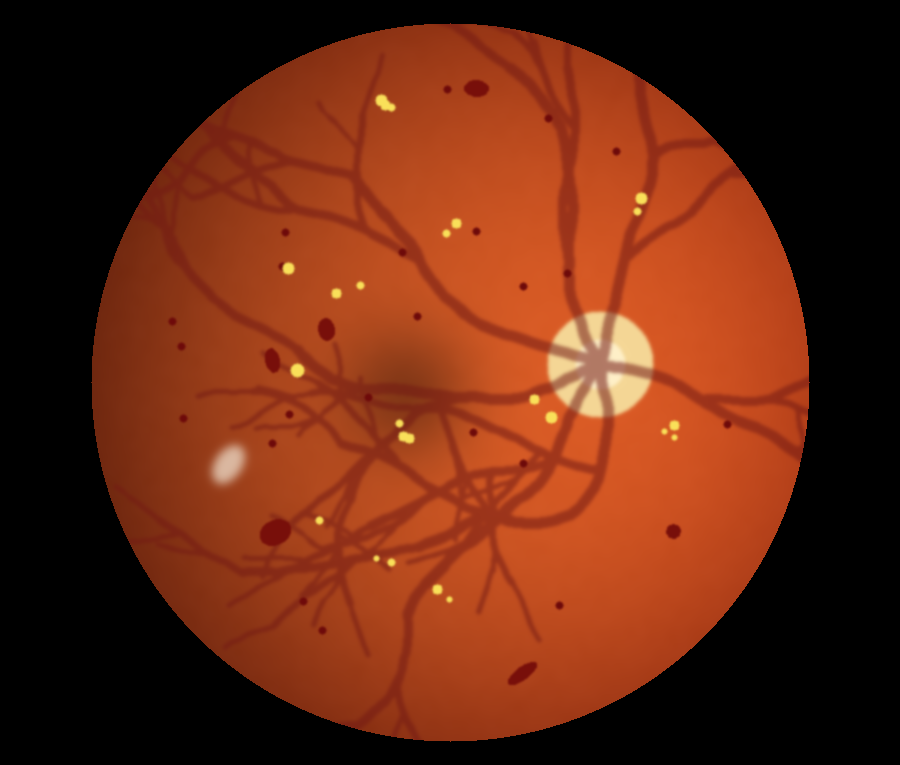
#> input picture assets/sample_fundus_synthetic.png, 900 x 765 px
$ python -i preproc_code.py   (imports and definitions only)   (older library calls are emulated)
#> lines starting #> are read from the running program, lines starting #| are printed output that depends on the picture; after the words box and inside, x2 and y2 are one past the last pixel; in counts of white or black regions, pixels touching at a corner belong together

import cv2
import numpy as np

def crop_fundus(img_rgb, tol=7):
    """Remove the black border around the circular fundus."""
#> called with tol = 7
    gray = cv2.cvtColor(img_rgb, cv2.COLOR_RGB2GRAY)
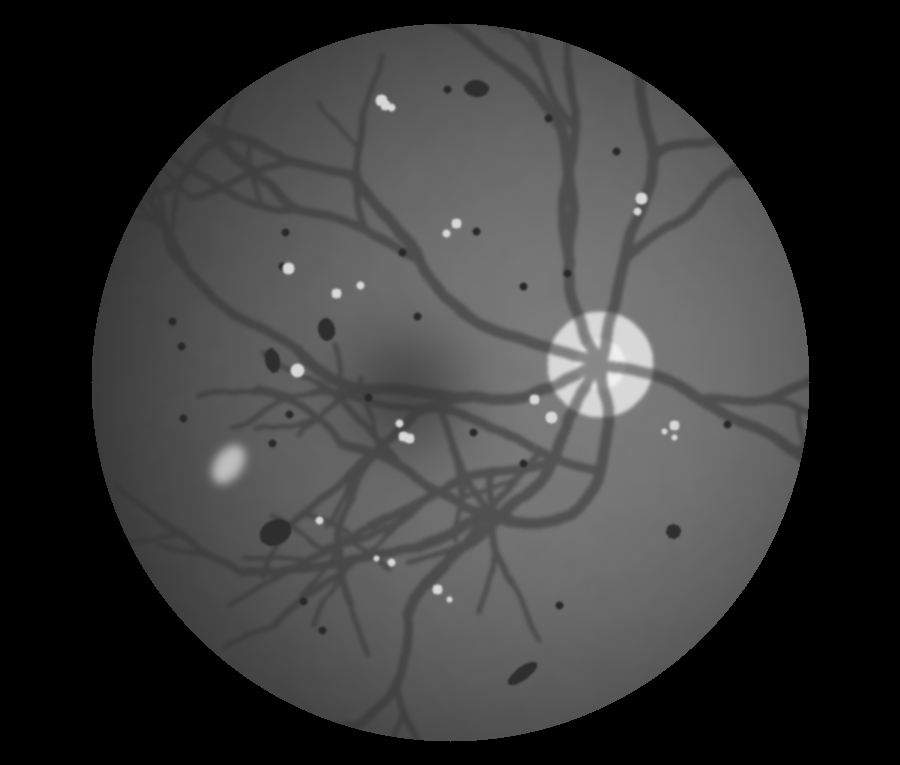
#> gray: shape (765, 900); min 0, max 239, mean 55.4
    mask = gray > tol
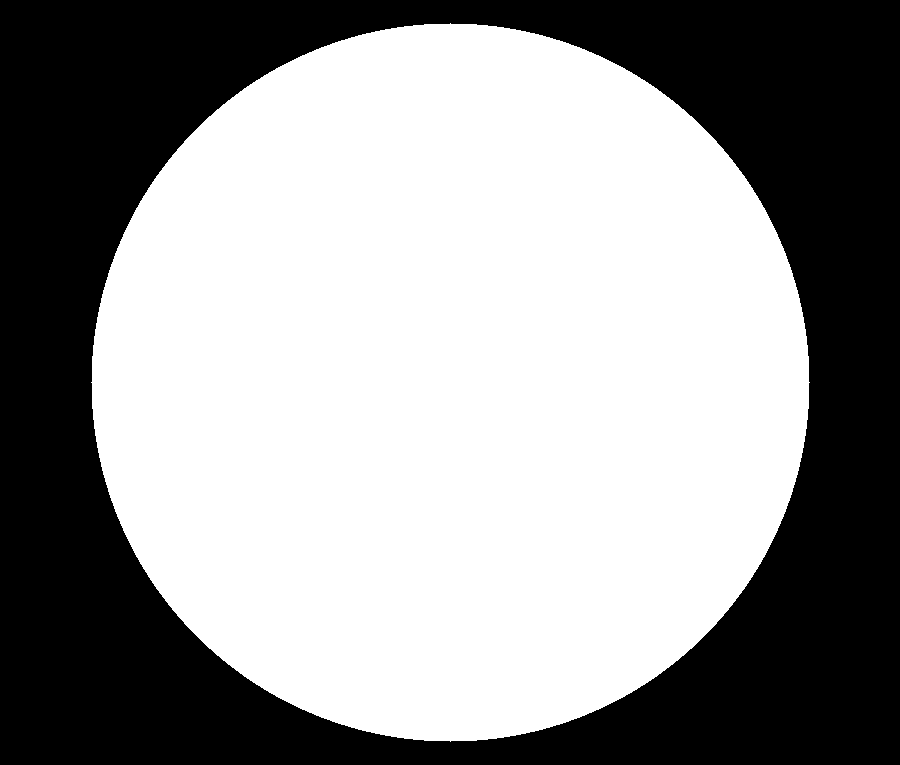
#> mask: shape (765, 900) bool; 58.8% white; 1 black region, box (x1, y1, x2, y2) and area: (0, 0, 900, 765) 283659
    if mask.sum() < 0.05 * mask.size:      # almost entirely dark: leave unchanged
        return img_rgb
    rows = np.where(mask.any(axis=1))[0]
#> rows = 719 values from 23 to 741
    cols = np.where(mask.any(axis=0))[0]
#> cols = 719 values from 91 to 809
    return img_rgb[rows[0]:rows[-1] + 1, cols[0]:cols[-1] + 1]
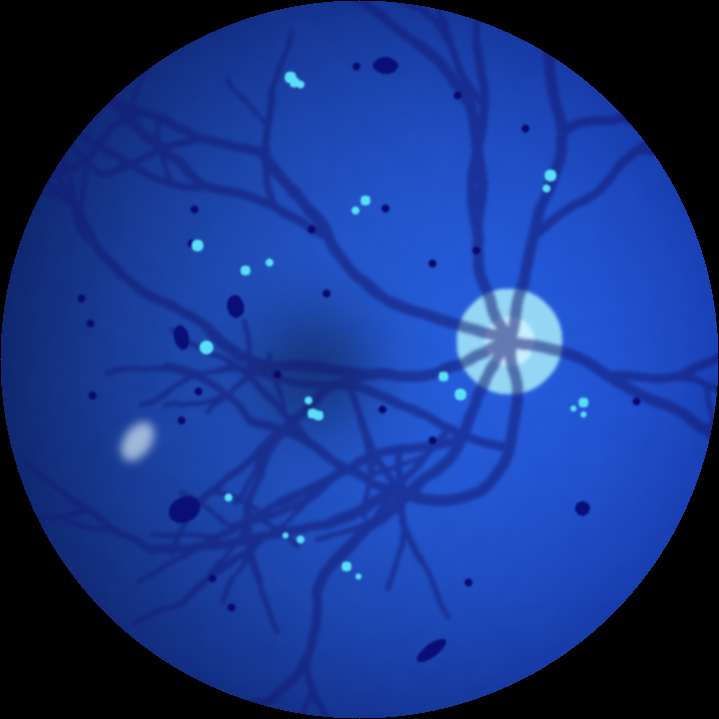
#> returned value: shape (719, 719, 3); mean of channels 0, 1, 2 133.6, 53.2, 23.2; drawn as B, G, R

def pad_to_square(img):
    h, w = img.shape[:2]
#> h = 719; w = 719
    s = max(h, w)
#> s = 719
    out = np.zeros((s, s, 3), dtype=img.dtype)
    y, x = (s - h) // 2, (s - w) // 2
#> y = 0; x = 0
    out[y:y + h, x:x + w] = img
    return out

def preprocess_fundus(img_rgb, size=384, ben_graham=True):
    """RGB uint8 image in -> RGB uint8 (size x size) out. Used for training AND on the Pi."""
    img = pad_to_square(crop_fundus(img_rgb))
    img = cv2.resize(img, (size, size), interpolation=cv2.INTER_AREA)
    if ben_graham:   # local contrast / lighting normalisation (Ben Graham, Kaggle DR 2015)
        blur = cv2.GaussianBlur(img, (0, 0), sigmaX=size / 30)
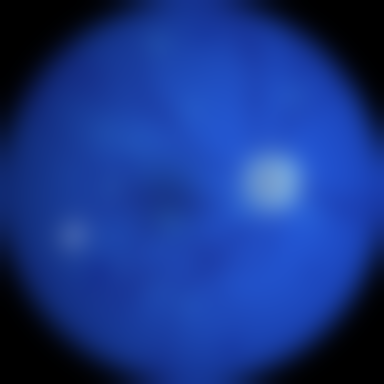
#> blur: shape (384, 384, 3); mean of channels 0, 1, 2 133.8, 53.3, 23.2; drawn as B, G, R
        img = cv2.addWeighted(img, 4, blur, -4, 128)
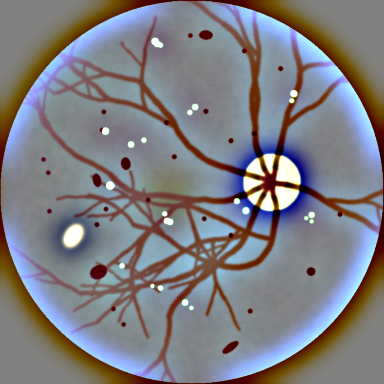
#> img: shape (384, 384, 3); mean of channels 0, 1, 2 130.7, 125.6, 126.5; drawn as B, G, R
    mask = np.zeros((size, size), np.uint8)
    cv2.circle(mask, (size // 2, size // 2), int(size * 0.47), 1, -1)
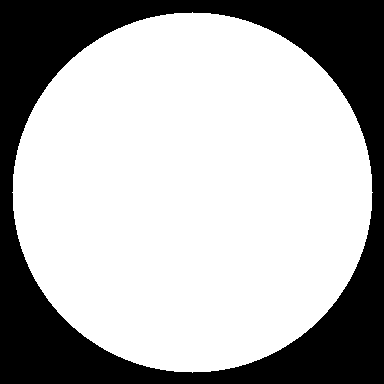
#> mask: shape (384, 384); values 0 (black) and 1 (white), 69% white; 1 black region, box (x1, y1, x2, y2) and area: (0, 0, 384, 384) 45691
    img = img * mask[:, :, None] + 128 * (1 - mask[:, :, None])
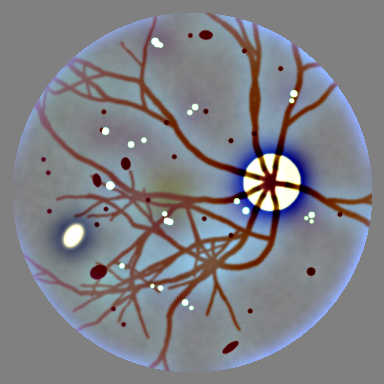
#> img: shape (384, 384, 3); mean of channels 0, 1, 2 133.9, 128, 127.6; drawn as B, G, R
    return img.astype(np.uint8)

def quality_metrics(img_rgb):
    """Simple image-quality numbers: brightness and sharpness of the fundus (green channel)."""
    img = pad_to_square(crop_fundus(img_rgb))
    img = cv2.resize(img, (512, 512), interpolation=cv2.INTER_AREA)
    g = img[:, :, 1]
    mask = np.zeros((512, 512), np.uint8)
    cv2.circle(mask, (256, 256), 230, 1, -1)
    inside = mask == 1
    lap = cv2.Laplacian(g, cv2.CV_64F)
    return {"brightness": float(g[inside].mean()), "sharpness": float(lap[inside].var())}

>>> import cv2
>>> picture = cv2.cvtColor(cv2.imread('../../assets/sample_fundus_synthetic.png'), cv2.COLOR_BGR2RGB)
>>> result = preprocess_fundus(picture)
